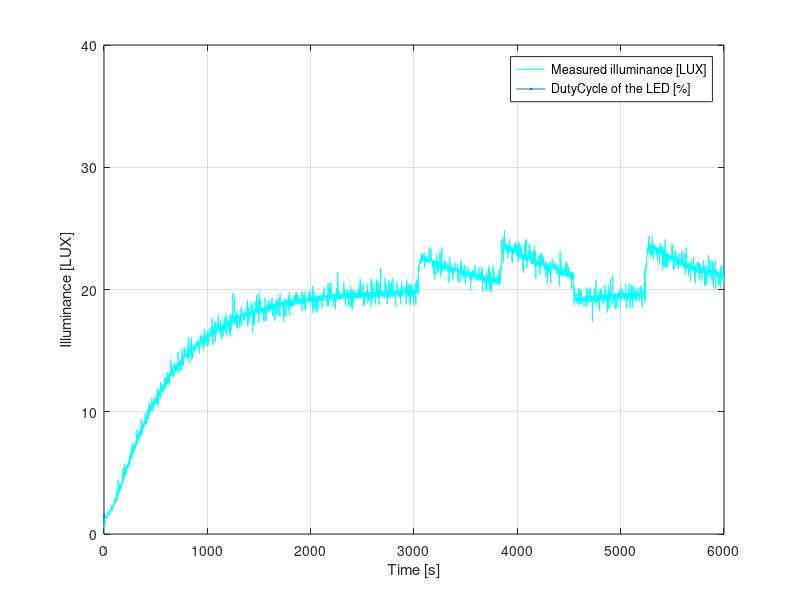

Recreate this plot in MATLAB.
clear
close all
Excel = load("Disturbance.csv");
Lux = Excel(:, 1);
% Dc = Excel(:, 2);
% x = 0:0.01:31;
%% steps
% Define the ranges and corresponding values
ranges = [0, 500, 501, 1100, 1100, 1800, 1800, 2200, 2200, 3101];
values = [0, 10, 25, 5, 25];

% Initialize an array with zeros
reference = zeros(1, ranges(end));

% Set values according to the specified ranges
for i = 1:2:numel(ranges)-1
    reference(ranges(i)+1:ranges(i+1)) = values((i+1)/2);
end

%% LUX
figure()
% yyaxis left;
% plot(x,reference, '--',LineWidth=2)
plot(Lux, 'c-', LineWidth=1.5)
hold on
grid on
xlabel("Time [s]")
ylabel("Illuminance [LUX]")
ylim([0 40])

% yyaxis right;
% plot(x, Dc, '-', LineWidth=1.5)
% ylabel("DutyCycle [%]")
% ylim([0 100])
legend("Measured illuminance [LUX]", "DutyCycle of the LED [%]")